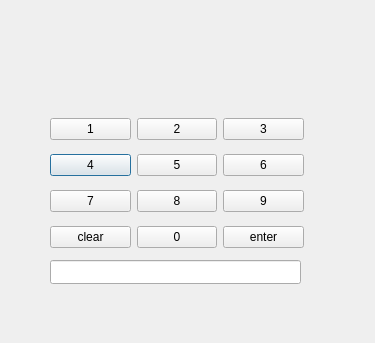
<?xml version="1.0" encoding="UTF-8"?>
<ui version="4.0">
 <class>pinkoodi_engine</class>
 <widget class="QDialog" name="pinkoodi_engine">
  <property name="geometry">
   <rect>
    <x>0</x>
    <y>0</y>
    <width>375</width>
    <height>343</height>
   </rect>
  </property>
  <property name="windowTitle">
   <string>Dialog</string>
  </property>
  <widget class="QWidget" name="gridLayoutWidget">
   <property name="geometry">
    <rect>
     <x>50</x>
     <y>110</y>
     <width>254</width>
     <height>146</height>
    </rect>
   </property>
   <layout class="QGridLayout" name="gridLayout">
    <item row="1" column="0">
     <widget class="QPushButton" name="a4">
      <property name="text">
       <string>4</string>
      </property>
     </widget>
    </item>
    <item row="0" column="1">
     <widget class="QPushButton" name="a2">
      <property name="text">
       <string>2</string>
      </property>
     </widget>
    </item>
    <item row="1" column="1">
     <widget class="QPushButton" name="a5">
      <property name="text">
       <string>5</string>
      </property>
     </widget>
    </item>
    <item row="2" column="0">
     <widget class="QPushButton" name="a7">
      <property name="text">
       <string>7</string>
      </property>
     </widget>
    </item>
    <item row="2" column="2">
     <widget class="QPushButton" name="a9">
      <property name="text">
       <string>9</string>
      </property>
     </widget>
    </item>
    <item row="3" column="0">
     <widget class="QPushButton" name="clear">
      <property name="text">
       <string>clear</string>
      </property>
     </widget>
    </item>
    <item row="0" column="0">
     <widget class="QPushButton" name="a1">
      <property name="text">
       <string>1</string>
      </property>
     </widget>
    </item>
    <item row="2" column="1">
     <widget class="QPushButton" name="a8">
      <property name="text">
       <string>8</string>
      </property>
     </widget>
    </item>
    <item row="3" column="2">
     <widget class="QPushButton" name="enter">
      <property name="text">
       <string>enter</string>
      </property>
     </widget>
    </item>
    <item row="3" column="1">
     <widget class="QPushButton" name="a0">
      <property name="text">
       <string>0</string>
      </property>
     </widget>
    </item>
    <item row="1" column="2">
     <widget class="QPushButton" name="a6">
      <property name="text">
       <string>6</string>
      </property>
     </widget>
    </item>
    <item row="0" column="2">
     <widget class="QPushButton" name="a3">
      <property name="text">
       <string>3</string>
      </property>
     </widget>
    </item>
   </layout>
  </widget>
  <widget class="QLineEdit" name="lineEdit">
   <property name="geometry">
    <rect>
     <x>50</x>
     <y>260</y>
     <width>251</width>
     <height>24</height>
    </rect>
   </property>
   <property name="text">
    <string/>
   </property>
   <property name="echoMode">
    <enum>QLineEdit::Password</enum>
   </property>
  </widget>
 </widget>
 <resources/>
 <connections/>
</ui>
